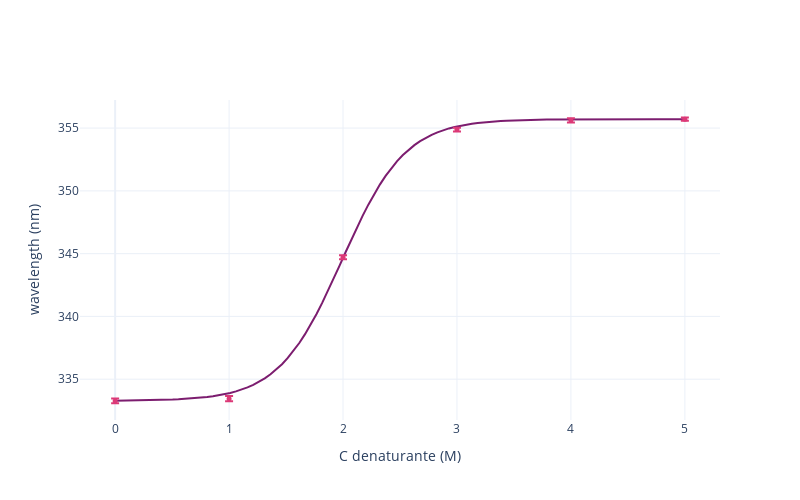

This figure's notebook cell:
### Code cell
fig = go.Figure()

# Fit sigmoide
Cden_fit = np.linspace(min(assex), max(assex), 100)  # Genera valori per l'asse x
sigmoide_fit = sigmoide(Cden_fit, *popt1)  # Calcola i valori della sigmoide

# Sigmoide grafico
fig.add_trace(go.Scatter(
    x=Cden_fit,
    y=sigmoide_fit,
    mode='lines',
    name='Fit Sigmoide',
    line=dict(color=colors[0]),
    showlegend=False
))

# Dati originali con barre d'errore
fig.add_trace(go.Scatter(
    x=assex,
    y=assey,
    mode='markers',
    name='Dati Originali',
    marker=dict(color=colors[2], size=5),
    error_y=dict(
        type='data',
        array=errors_xV,
        visible=True
    ),
    showlegend=False
))

fig.update_layout(
    xaxis_title="C denaturante (M)",
    yaxis_title="wavelength (nm)",
    template="plotly_white",
    height=500,
    width=800    
)

fig.show()

### Figure 1 — Plotly figure (JSON) as saved in the notebook; plotly's stock layout.template omitted (floating-point values rounded to 4 significant figures)
{"data": [{"line": {"color": "rgb(124, 29, 111)"}, "mode": "lines", "name": "Fit Sigmoide", "showlegend": false, "type": "scatter", "x": [0, 0.05051, 0.101, 0.1515, 0.202, 0.2525, 0.303, 0.3535, 0.404, 0.4545, 0.5051, 0.5556, 0.6061, 0.6566, 0.7071, 0.7576, 0.8081, 0.8586, 0.9091, 0.9596, 1.01, 1.061, 1.111, 1.162, 1.212, 1.263, 1.313, 1.364, 1.414, 1.465, 1.515, 1.566, 1.616, 1.667, 1.717, 1.768, 1.818, 1.869, 1.919, 1.97, 2.02, 2.071, 2.121, 2.172, 2.222, 2.273, 2.323, 2.374, 2.424, 2.475, 2.525, 2.576, 2.626, 2.677, 2.727, 2.778, 2.828, 2.879, 2.929, 2.98, 3.03, 3.081, 3.131, 3.182, 3.232, 3.283, 3.333, 3.384, 3.434, 3.485, 3.535, 3.586, 3.636, 3.687, 3.737, 3.788, 3.838, 3.889, 3.939, 3.99, 4.04, 4.091, 4.141, 4.192, 4.242, 4.293, 4.343, 4.394, 4.444, 4.495, 4.545, 4.596, 4.646, 4.697, 4.747, 4.798, 4.848, 4.899, 4.949, 5], "y": [333.3, 333.3, 333.3, 333.3, 333.3, 333.3, 333.3, 333.3, 333.3, 333.4, 333.4, 333.4, 333.4, 333.5, 333.5, 333.5, 333.6, 333.6, 333.7, 333.8, 333.9, 334.0, 334.2, 334.3, 334.6, 334.8, 335.1, 335.4, 335.8, 336.2, 336.7, 337.3, 337.9, 338.6, 339.4, 340.2, 341.1, 342.0, 343.0, 344.1, 345.1, 346.1, 347.1, 348.0, 348.9, 349.7, 350.5, 351.2, 351.8, 352.4, 352.9, 353.3, 353.6, 354.0, 354.2, 354.5, 354.7, 354.8, 355.0, 355.1, 355.2, 355.3, 355.3, 355.4, 355.5, 355.5, 355.5, 355.6, 355.6, 355.6, 355.6, 355.6, 355.7, 355.7, 355.7, 355.7, 355.7, 355.7, 355.7, 355.7, 355.7, 355.7, 355.7, 355.7, 355.7, 355.7, 355.7, 355.7, 355.7, 355.7, 355.7, 355.7, 355.7, 355.7, 355.7, 355.7, 355.7, 355.7, 355.7, 355.7]}, {"error_y": {"array": [0.1821, 0.207, 0.159, 0.1546, 0.1705, 0.1262], "type": "data", "visible": true}, "marker": {"color": "rgb(220, 57, 119)", "size": 5}, "mode": "markers", "name": "Dati Originali", "showlegend": false, "type": "scatter", "x": [0, 1, 2, 3, 4, 5], "y": [333.3, 333.4, 344.7, 354.9, 355.6, 355.7]}], "layout": {"height": 500, "width": 800, "xaxis": {"title": {"text": "C denaturante (M)"}}, "yaxis": {"title": {"text": "wavelength (nm)"}}}}
